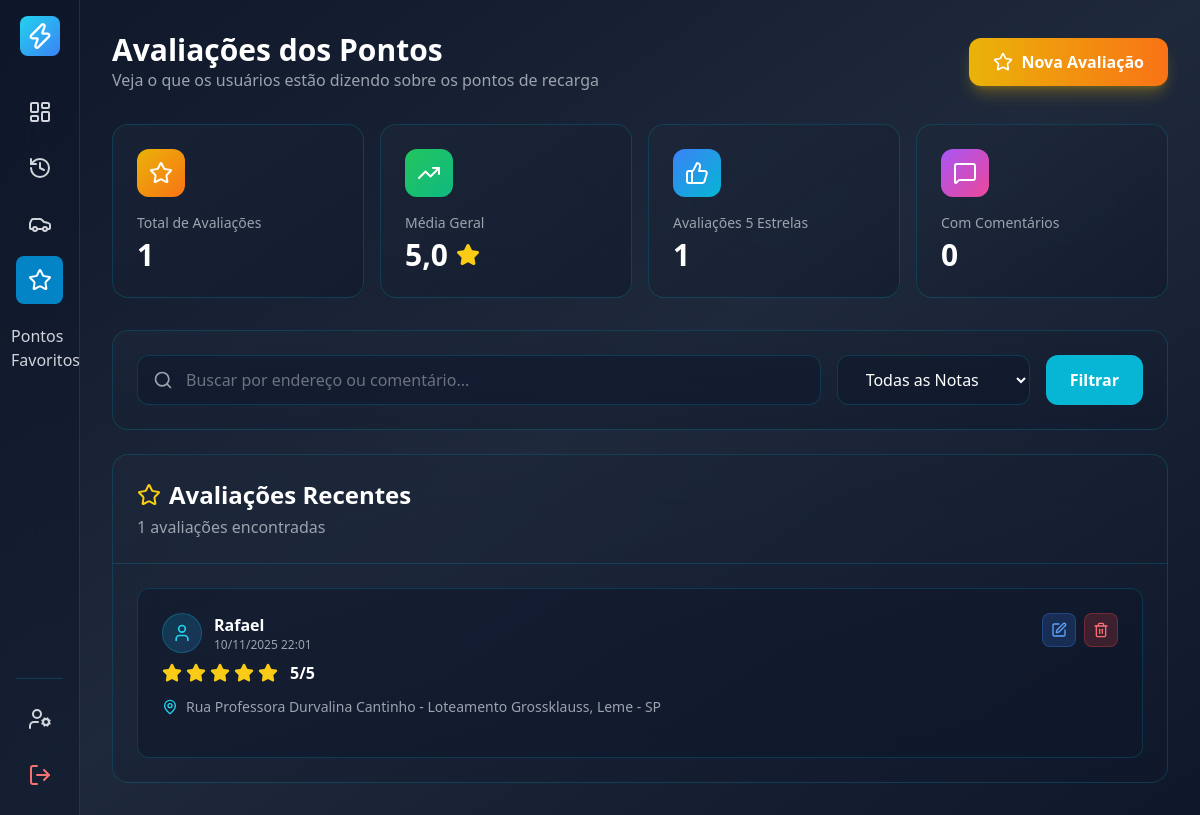
The app's page /codigoPWEB/pages/PHP/avaliacoes.php (signed in) with its own data.
### tables this page shows
CREATE TABLE `usuario` (
  `ID_USER` int(11) NOT NULL,
  `NOME` varchar(100) NOT NULL,
  `CPF` varchar(11) NOT NULL,
  `EMAIL` varchar(150) NOT NULL,
  `SENHA` varchar(255) NOT NULL,
  `TIPO_USUARIO` tinyint(4) NOT NULL,
  `NUMERO_RESIDENCIA` varchar(10) NOT NULL,
  `COMPLEMENTO_ENDERECO` varchar(100) DEFAULT NULL,
  `FK_ID_CEP` int(11) NOT NULL
);

CREATE TABLE `avaliacao` (
  `ID_AVALIACAO` int(11) NOT NULL,
  `COMENTARIO` varchar(200) DEFAULT NULL,
  `NOTA` tinyint(4) NOT NULL,
  `DATA_AVALIACAO` datetime NOT NULL,
  `EDITADO` tinyint(1) NOT NULL DEFAULT 0,
  `FK_ID_USUARIO` int(11) NOT NULL,
  `FK_PONTO_CARRRGAMENTO` int(11) NOT NULL
);

CREATE TABLE `cep` (
  `ID_CEP` int(11) NOT NULL,
  `CEP` varchar(9) DEFAULT NULL,
  `LOGRADOURO` varchar(255) NOT NULL,
  `FK_BAIRRO` int(11) NOT NULL
);

CREATE TABLE `bairro` (
  `ID_BAIRRO` int(11) NOT NULL,
  `NOME` varchar(255) NOT NULL,
  `FK_CIDADE` int(11) NOT NULL
);

CREATE TABLE `cidade` (
  `ID_CIDADE` int(11) NOT NULL,
  `NOME` varchar(50) NOT NULL,
  `FK_ESTADO` int(11) NOT NULL
);

CREATE TABLE `estado` (
  `ID_ESTADO` int(11) NOT NULL,
  `UF` char(2) NOT NULL
);

### codigoPWEB/pages/PHP/avaliacoes.php (the view, shortened to what the rows shown need)
<?php
$host = '127.0.0.1';
$dbname = 'heliomax';
$username = 'root';
$password = '';
try {
    $pdo = new PDO("mysql:host=$host;dbname=$dbname;charset=utf8mb4", $username, $password);
    $pdo->setAttribute(PDO::ATTR_ERRMODE, PDO::ERRMODE_EXCEPTION);
} catch (PDOException $e) {
    die("Erro na conexão: " . $e->getMessage());
}
$usuario_id = $_SESSION['usuario_id'];
$stmt_user = $pdo->prepare("SELECT u.*, c.LOGRADOURO, b.NOME as bairro, ci.NOME as cidade, e.UF
                       FROM usuario u
                       LEFT JOIN cep c ON u.FK_ID_CEP = c.ID_CEP
                       LEFT JOIN bairro b ON c.FK_BAIRRO = b.ID_BAIRRO
                       LEFT JOIN cidade ci ON b.FK_CIDADE = ci.ID_CIDADE
                       LEFT JOIN estado e ON ci.FK_ESTADO = e.ID_ESTADO
                       WHERE u.ID_USER = ?");
$stmt_user->execute([$usuario_id]);
$sql = "SELECT a.ID_AVALIACAO, a.COMENTARIO, a.NOTA, a.DATA_AVALIACAO,
        COALESCE(a.EDITADO, 0) as EDITADO,
        a.FK_ID_USUARIO, a.FK_PONTO_CARRRGAMENTO,
        u.NOME as usuario_nome,
        c.LOGRADOURO, b.NOME as bairro, ci.NOME as cidade, e.UF,
        pc.ID_PONTO, pc.VALOR_KWH
        FROM avaliacao a
        INNER JOIN usuario u ON a.FK_ID_USUARIO = u.ID_USER
        INNER JOIN ponto_carregamento pc ON a.FK_PONTO_CARRRGAMENTO = pc.ID_PONTO
        LEFT JOIN cep c ON pc.LOCALIZACAO = c.ID_CEP
        LEFT JOIN bairro b ON c.FK_BAIRRO = b.ID_BAIRRO
        LEFT JOIN cidade ci ON b.FK_CIDADE = ci.ID_CIDADE
        LEFT JOIN estado e ON ci.FK_ESTADO = e.ID_ESTADO
        WHERE 1=1";
$params = [];
$sql .= " ORDER BY a.DATA_AVALIACAO DESC";
$stmt = $pdo->prepare($sql);
$stmt->execute($params);
$avaliacoes = $stmt->fetchAll();
$avaliacoes_por_nota = [5 => 0, 4 => 0, 3 => 0, 2 => 0, 1 => 0];
foreach ($avaliacoes as $av) {
    $avaliacoes_por_nota[$av['NOTA']]++;
}
?>
<!DOCTYPE html>
<html lang="pt-BR">
<head>
    <script src="https://cdn.tailwindcss.com"></script>
</head>
<body class="min-h-screen bg-gradient-to-br from-slate-900 via-slate-800 to-slate-900 text-white flex">
    <main class="flex-1 p-4 sm:p-6 lg:p-8 overflow-y-auto">
        <header class="flex justify-between items-center mb-6 lg:mb-8 flex-wrap gap-4">
            <div class="flex-1 min-w-0">
                <h1 class="text-2xl sm:text-3xl font-bold text-white">Avaliações dos Pontos</h1>
            </div>
        </header>
        <div class="grid grid-cols-1 sm:grid-cols-2 lg:grid-cols-4 gap-4 mb-6 lg:mb-8">
            <div
                class="bg-gradient-to-br from-slate-800/50 to-slate-900/50 backdrop-blur-xl rounded-2xl p-4 sm:p-6 border border-cyan-500/20 hover:border-cyan-500/40 transition-all duration-300 hover:scale-105">
                <div class="flex items-center justify-between mb-4">
                    <div
                        class="w-10 h-10 sm:w-12 sm:h-12 rounded-xl bg-gradient-to-br from-blue-500 to-cyan-500 flex items-center justify-center">
                    </div>
                </div>
                <h3 class="text-gray-400 text-xs sm:text-sm mb-1">Avaliações 5 Estrelas</h3>
                <p class="text-2xl sm:text-3xl font-bold text-white"><?php echo $avaliacoes_por_nota[5]; ?></p>
            </div>
            <div
                class="bg-gradient-to-br from-slate-800/50 to-slate-900/50 backdrop-blur-xl rounded-2xl p-4 sm:p-6 border border-cyan-500/20 hover:border-cyan-500/40 transition-all duration-300 hover:scale-105">
                <div class="flex items-center justify-between mb-4">
                    <div
                        class="w-10 h-10 sm:w-12 sm:h-12 rounded-xl bg-gradient-to-br from-purple-500 to-pink-500 flex items-center justify-center">
                    </div>
                </div>
                <h3 class="text-gray-400 text-xs sm:text-sm mb-1">Com Comentários</h3>
                <p class="text-2xl sm:text-3xl font-bold text-white">
                    <?php echo count(array_filter($avaliacoes, fn($a) => !empty($a['COMENTARIO']))); ?>
                </p>
            </div>
        </div>
        <div
            class="bg-gradient-to-br from-slate-800/50 to-slate-900/50 backdrop-blur-xl rounded-2xl border border-cyan-500/20 overflow-hidden">
            <div class="p-4 sm:p-6 border-b border-cyan-500/20">
                <h2 class="text-xl sm:text-2xl font-bold text-white flex items-center gap-2">
                    <i data-lucide="star" class="w-5 h-5 sm:w-6 sm:h-6 text-yellow-400"></i>
                    Avaliações Recentes
                </h2>
            </div>
            <div class="p-4 sm:p-6">
                <?php if (empty($avaliacoes)): ?>
                    <div class="text-center py-12">
                        <i data-lucide="message-square-off"
                            class="w-12 h-12 sm:w-16 sm:h-16 text-gray-600 mx-auto mb-4"></i>
                        <p class="text-gray-400 text-base sm:text-lg">Nenhuma avaliação encontrada.</p>
                    </div>
                <?php else: ?>
                    <div class="grid grid-cols-1 gap-4">
                        <?php foreach ($avaliacoes as $av): ?>
                            <div
                                class="bg-slate-900/50 border border-cyan-500/20 rounded-xl p-4 sm:p-6 hover:border-cyan-500/40 transition-all">
                                <div class="flex flex-col sm:flex-row sm:items-start justify-between gap-4 mb-4">
                                    <div class="flex-1">
                                        <div class="flex items-center gap-3 mb-2">
                                            <div
                                                class="w-10 h-10 bg-gradient-to-br from-cyan-500/20 to-blue-500/20 rounded-full flex items-center justify-center border border-cyan-500/30 flex-shrink-0">
                                                <i data-lucide="user" class="w-5 h-5 text-cyan-400"></i>
                                            </div>
                                            <div>
                                                <p class="text-white font-semibold text-sm sm:text-base">
                                                    <?php echo htmlspecialchars($av['usuario_nome']); ?>
                                                </p>
                                                <div class="flex items-center gap-2">
                                                    <p class="text-xs text-gray-400">
                                                        <?php echo date('d/m/Y H:i', strtotime($av['DATA_AVALIACAO'])); ?>
                                                    </p>
                                                </div>
                                            </div>
                                        </div>
                                        <div class="flex items-center gap-1 mb-3">
                                            <?php for ($i = 1; $i <= 5; $i++): ?>
                                                <i data-lucide="star"
                                                    class="w-4 h-4 sm:w-5 sm:h-5 <?php echo $i <= $av['NOTA'] ? 'text-yellow-400 fill-yellow-400' : 'text-gray-600'; ?>"></i>
                                            <?php endfor; ?>
                                            <span
                                                class="ml-2 text-white font-semibold text-sm sm:text-base"><?php echo $av['NOTA']; ?>/5</span>
                                        </div>
                                        <div class="flex items-center gap-2 text-xs sm:text-sm text-gray-400">
                                            <i data-lucide="map-pin" class="w-4 h-4 text-cyan-400 flex-shrink-0"></i>
                                            <span>
                                                <?php echo htmlspecialchars($av['LOGRADOURO'] ?? 'Não informado'); ?> -
                                                <?php echo htmlspecialchars($av['bairro'] ?? ''); ?>,
                                                <?php echo htmlspecialchars($av['cidade'] ?? ''); ?> -
                                                <?php echo htmlspecialchars($av['UF'] ?? ''); ?>
                                            </span>
                                        </div>
                                    </div>
                                    <?php if ($av['FK_ID_USUARIO'] == $usuario_id): ?>
                                        <div class="flex gap-2 justify-end sm:justify-start">
                                            <button onclick='editarAvaliacao(<?php echo json_encode($av); ?>)'
                                                class="p-2 bg-blue-500/20 hover:bg-blue-500/30 text-blue-400 rounded-lg border border-blue-500/30 hover:border-blue-500/50 transition-colors">
                                                <i data-lucide="edit" class="w-4 h-4"></i>
                                            </button>
                                            <button onclick="confirmarExclusao(<?php echo $av['ID_AVALIACAO']; ?>)"
                                                class="p-2 bg-red-500/20 hover:bg-red-500/30 text-red-400 rounded-lg border border-red-500/30 hover:border-red-500/50 transition-colors">
                                                <i data-lucide="trash-2" class="w-4 h-4"></i>
                                            </button>
                                        </div>
                                    <?php endif; ?>
                                </div>
                            </div>
                        <?php endforeach; ?>
                    </div>
                <?php endif; ?>
            </div>
        </div>
    </main>
</body>
</html>

### records on screen
usuario: FK_ID_CEP "1"
avaliacao: COMENTARIO "0", FK_ID_USUARIO.NOME "Rafael", DATA_AVALIACAO "10/11/2025 22:01", NOTA "5", cep.LOGRADOURO "Rua Professora Durvalina Cantinho", bairro.NOME "Loteamento Grossklauss", cidade.NOME "Leme", estado.UF "SP"

### other values on screen
$total_avaliacoes "1"
$media_geral "5,0"
count($avaliacoes) "1"
